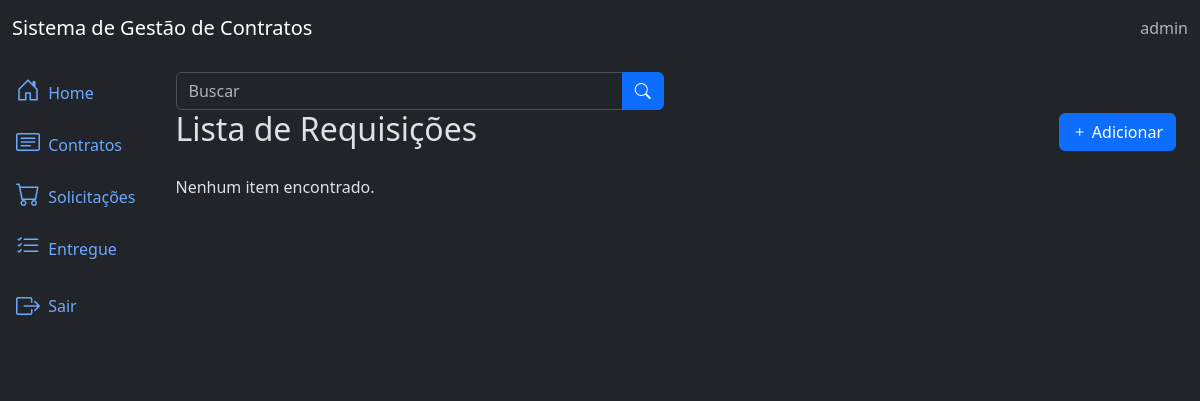
Page /requisitions/list/ (signed in) on the earlier database version.
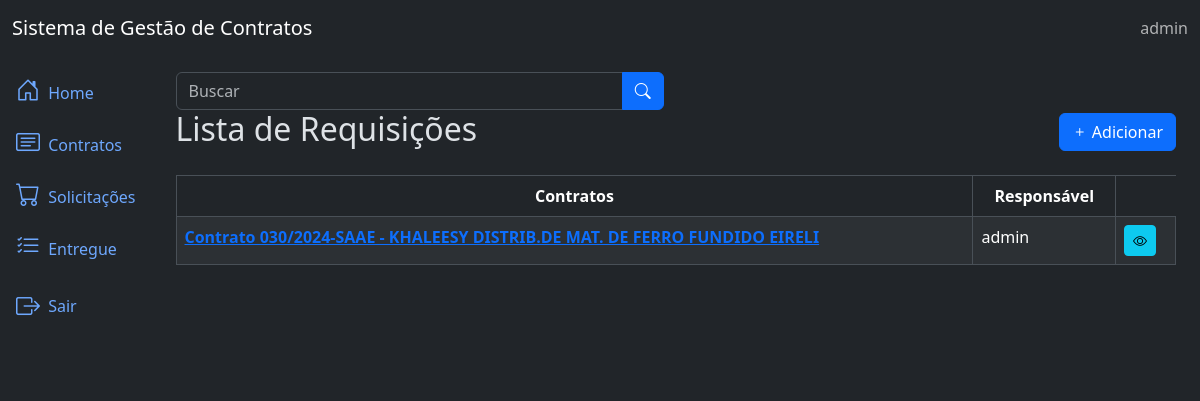
Same page on the later database version.
### app/requisitions/models.py (models this page shows, shortened)
class Requisition(TimeStampedModel):
    contract = models.ForeignKey(Contract, on_delete=models.CASCADE)
    requested_by = models.ForeignKey(settings.AUTH_USER_MODEL, on_delete=models.PROTECT, related_name='requisitions')

### app/contracts/models.py (models this page shows, shortened)
class Contract(TimeStampedModel):
    bidding = models.ForeignKey(Bidding, on_delete=models.SET_NULL, null=True, blank=True, related_name='biddings', verbose_name='Licitação')
    supplier = models.ForeignKey(Supplier, on_delete=models.CASCADE, null=True, blank=True, related_name='suppliers', verbose_name='Fornecedor')
    manager = models.ForeignKey(settings.AUTH_USER_MODEL, on_delete=models.CASCADE, null=True, blank=True, related_name='managers', verbose_name='Gestor')
    inspector = models.ForeignKey(settings.AUTH_USER_MODEL, on_delete=models.CASCADE, null=True, blank=True, related_name='inspectors', verbose_name='Fiscal')
    number = models.CharField('Número', max_length=20)
    target = models.TextField('Objeto')
    assignature_data = models.DateField('Data da assinatura')
    start_date = models.DateField('Data inicial')
    end_date = models.DateField('Data final')
    value = models.DecimalField('Valor total', max_digits=15, decimal_places=2 , default=0)
    class Meta:
        ordering = ('number',)
        verbose_name_plural = 'Contratos'
    def __str__(self):
        return f"Contrato {self.number} - {self.supplier.name}"

### app/suppliers/models.py (models this page shows, shortened)
class Supplier(TimeStampedModel):
    name = models.CharField('empresa', max_length = 200)
    cnpj = models.CharField('cnpj', max_length = 17)
    representative = models.CharField('representante', max_length = 200, null=True, blank=True)
    phone = models.CharField('contato', max_length = 15, null=True, blank=True)
    rg = models.CharField('rg', max_length = 13, null=True, blank=True)
    cpf = models.CharField('cpf', max_length = 11, null=True, blank=True)
    class Meta:
        ordering = ['name']
        verbose_name_plural = 'Fornecedores'

### app/accounts/models.py (models this page shows)
class CustomUser(AbstractUser):
    cpf = models.CharField('CPF', max_length=14, unique=True, blank=True, null=True)
    registration = models.CharField('Matrícula', max_length=20,  blank=True, null=True)
    phone = models.CharField('Contato', max_length=20, blank=True, null=True)
    def __str__(self):
        return self.username

### app/requisitions/views.py (the view)
# urls.py: path('list/', v.RequisitionListView.as_view(), name='requisition_list'),
class RequisitionListView(LoginRequiredMixin, ListView):
    model = Requisition
    template_name = 'requisition_list.html'
    context_object_name = 'requisitions'

### app/requisitions/templates/requisition_list.html (shortened to what this page needs)
{% extends 'base.html' %}
{% block content %}
<div class="row mb-3">
  <div class="col-md-6">
    <form method="GET" action="{% url 'requisitions:requisition_list' %}" class="form-inline">
      <div class="input-group">
        <input type="text" class="form-control" id="search" name="search" placeholder="Buscar" value="{{ request.GET.search }}">
        <button type="submit" class="btn btn-primary">
          <i class="bi bi-search"></i>
        </button>
      </div>
    </form>
  </div>
  <h2>Lista de Requisições
    <span class="float-end">
      <a href="{% url 'requisitions:requisition_create' %}">
        <button type="button" class="btn btn-primary">
          <span class="bi bi-plus"></span> Adicionar
        </button>
      </a>
    </span>
  </h2>
</div>
{% if requisitions %}
  <div class="table-responsive">
    <table class="table table-striped table-bordered">
      <thead class="thead-dark">
        <tr>
          <th class="text-center">Contratos</th>
          <th class="text-center">Responsável</th>
        </tr>
      </thead>
      <tbody>
        {% for requisition in requisitions %}
        <tr>
          <td>
            <a href="{% url 'requisitions:requisition_detail' requisition.id %}" class="text-primary fw-semibold">
              {{ requisition.contract }}
            </a>
          </td>
          <td>{{ requisition.requested_by }}</td>
          <td>
            <a href="{% url 'requisitions:requisition_detail' requisition.id %}" class="btn btn-info btn-sm">
              <i class="bi bi-eye"></i>
            </a>
          </td>
        </tr>
        {% endfor %}
      </tbody>
    </table>
  </div>
{% else %}
  <p class="no-results">Nenhum item encontrado.</p>
{% endif %}
{% endblock %}

Differences in the rows shown:
added Requisition: contract "Contrato 030/2024-SAAE - KHALEESY DISTRIB.DE MAT. DE FERRO FUNDIDO EIRELI", requested_by "admin"
Other differences:
text no longer shown: "Nenhum item encontrado."
text now shown: "Contratos Responsável"
